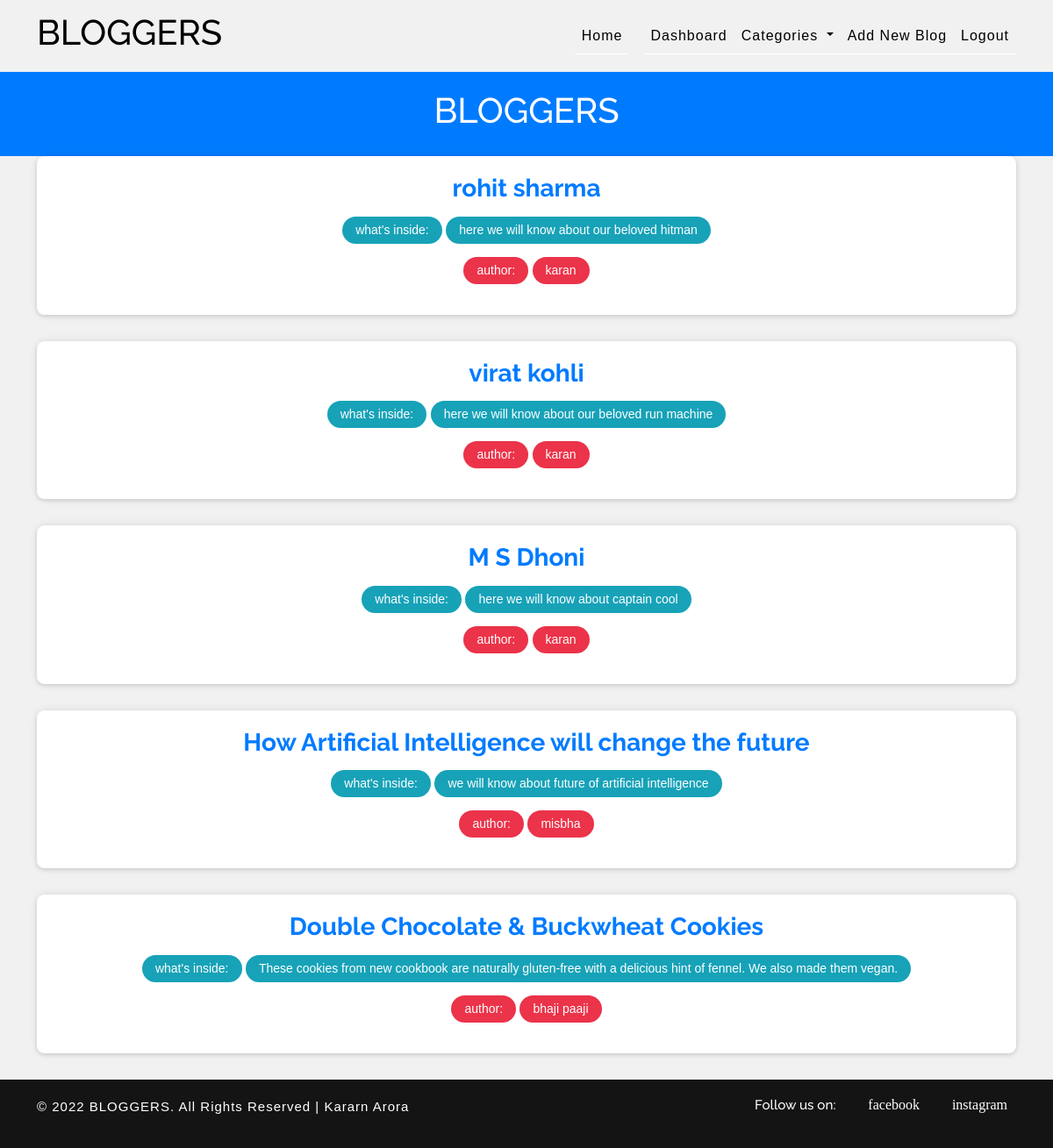
/home (signed in), run on the app's committed database.
### blogs/models.py (models this page shows)
class BlogPost(models.Model):
    title = models.CharField(max_length=200)
    info_bar = models.CharField(max_length=300, null=True, unique=False)
    content = models.TextField()
    pub_date = models.DateTimeField(auto_now_add=True)
    author_name = models.CharField(max_length=100,null=True,unique=False)
    blog_category = models.CharField(max_length=100,null=True,unique=False)
    blogger = models.ForeignKey(get_user_model(), on_delete=models.CASCADE, related_name='blogger',null=True,unique=False)

### blogs/views.py (the view)
# urls.py: 2. Add a URL to urlpatterns:  path('', views.home, name='home')
@login_required(login_url='login')
def home(request):
    if request.user.is_superuser:
        return redirect('home')
    else:
        user_id = request.user
        print(user_id)
        user = get_object_or_404(UserProfile, email=user_id)
        username = user.fname
        blogs = BlogPost.objects.all()
        return render(request, 'home.html', {'blogs': blogs, "username": username})

### blogs/templates/home.html (shortened to what this page needs)
{% extends 'base.html' %}
{% load static %}
{%block css%}
    <link rel="stylesheet" href="https://cdn.jsdelivr.net/npm/bootstrap@5.3.1/dist/css/bootstrap.min.css">
{%endblock%}
{%block body %}
<body>
    {%if category%}
    <header class="header">
        <h1>Category: {{category}}</h1>
    </header>
    {%else%}
    <header class="header">
        <h1>BLOGGERS</h1>
    </header>
    {%endif%}
    <main class="container">
        <section>
            {% if blogs %}
                {% for blog in blogs %}
                        <a class="blog-link" href="{% url 'blog_post_list' blog=blog.pk %}">
                        <div class="blog-post">
                            <h2 class="blog-title">
                                {{blog.title}}
                            </h2>
                            <div class="blog-info-bar">what's inside: </div>
                            <div class="blog-info-bar">{{ blog.info_bar }}</div>
                            <br>
                            <div class="blog-author">author: </div>
                            <div class="blog-author">{{ blog.author_name }}</div>
                        </div>
                    </a>
                {% endfor %}
            {% else %}
                <p>No blog posts available.</p>
            {% endif %}
        </section>
    </main>
</body>
{%endblock%}

### blogs/templates/base.html (shortened to what this page needs)
{% load static %}
<!DOCTYPE HTML>
<html lang="zxx">
<head>
	<link href="{% static 'css/bootstrap.css' %}" rel='stylesheet' type='text/css' />
	<link href="{% static 'css/style.css' %}" rel='stylesheet' type='text/css' />
	<link href="{% static 'css/popuo-box.css' %}" rel="stylesheet" type="text/css" media="all" />
	<link href="{% static 'css/fontawesome-all.min.css' %}" rel="stylesheet">
</head>
{% block css %}
{% endblock %}
<body>
	<header>
		<div class="container">
			<nav class="navbar navbar-expand-lg navbar-light">
				<h1>
					<a class="navbar-brand text-capitalize" href="{% url 'home'  %}">
						BLOGGERS
					</a>
				</h1>
				<div class="collapse navbar-collapse" id="navbarSupportedContent">
					<ul class="navbar-nav text-center  ml-lg-auto">
						<li class="nav-item mr-3">
							<a class="nav-link" href="{% url 'home' %}">Home
							</a>
						</li>
                        {% if user.is_authenticated %}
                        <li class="nav-item">
							<a class="nav-link" href="{% url 'home' %}">Dashboard</a>
						</li>
						<li class="nav-item dropdown">
							<a class="nav-link dropdown-toggle" role="button" id="dropdownMenuLink" data-toggle="dropdown" aria-haspopup="true" aria-expanded="false">
								Categories
							</a>
						</li>
						<li class="nav-item">
													<a class="nav-link" href="{% url 'add_new_blog' %}">add new blog</a>
												</li>
						<li class="nav-item">
							<a class="nav-link" href="{% url 'logout' %}">Logout</a>
						</li>
                        {% else %}
                        <li class="nav-item">
							<a class="nav-link" href="{% url 'login' %}">Login</a>
						</li>
                        {% endif %}
					</ul>
				</div>
			</nav>
		</div>
	</header>
    {% block body %}
    {% endblock %}
	<div class="copyright py-3">
		<div class="container">
			<div class="copyrighttop">
				<ul>
					<li>
						<h4>Follow us on:</h4>
					</li>
					<li>
						<a class="facebook" href="#">
							<i class="fab fa-facebook-f">facebook</i>
						</a>
					</li>
					<li>
						<a class="facebook" href="#">
							<i class="fab fa-instagram">instagram</i>
						</a>
					</li>
				</ul>
			</div>
			<div class="copyrightbottom">
				<p>© 2022 BLOGGERS. All Rights Reserved | Kararn Arora
				</p>
			</div>
			<div class="clearfix"></div>
		</div>
	</div>
</body>
</html>

### blogs/static/css/style.css (style rules this page uses)
html, body { font-family: 'Poppins', sans-serif; font-size: 100%; overflow-x: hidden; background:#f5f7f8; }
body a { transition: 0.5s all ease; -webkit-transition: 0.5s all ease; -moz-transition: 0.5s all ease; -o-transition: 0.5s all ease; -ms-transition: 0.5s all ease; text-decoration: none; }
h1, h2, h3, h4, h5, h6 { margin: 0; font-weight: 600; font-family: 'Raleway', sans-serif; }
p { line-height: 1.8; font-size: 15px; color: #333; letter-spacing: 0.5px; }
ul { margin: 0; padding: 0; }
li { list-style-type: none; }
.navbar-light .navbar-brand { font-size: 1em; color: #000; }
.navbar-light .navbar-nav .nav-link { font-weight: 500; text-transform: capitalize; color: #000; letter-spacing: 1px; border-bottom: 1px solid #fff; }
.navbar { padding: 0.5rem 0.5rem; }
.copyright ul li { display: inline-block; padding: 0 10px; }
a.facebook { color: #fff; font-size: 16px; }
.copyrighttop { float: right; }
.copyrightbottom { float: left; }
.copyright { background: #141415; color: #fff; border-top: 1px solid rgba(25, 24, 24, 0.58); }
.copyrightbottom p { color: #fff; letter-spacing: 1px; font-size: 15px; line-height: 28px; margin-bottom: 0; }
.copyrighttop h4 { font-size: 0.95em; }

### blogs/templates/home.html (style rules this page uses)
body { font-family: 'Arial', sans-serif; background-color: #f1f1f1; margin: 0; padding: 0; }
.header { background-color: #007bff; color: #fff; padding: 20px; text-align: center; }
.blog-post { background-color: #fff; border-radius: 10px; box-shadow: 0 0 10px rgba(0, 0, 0, 0.1); padding: 20px; margin-bottom: 30px; transition: transform 0.2s; }
.blog-title { font-size: 28px; font-weight: bold; color: #007bff; margin-bottom: 15px; }
.blog-info-bar { background-color: #17a2b8; color: #fff; border-radius: 50px; padding: 5px 15px; display: inline-block; font-size: 14px; margin-bottom: 15px; }
.blog-author { background-color: #eb3349; color: #fff; border-radius: 50px; padding: 5px 15px; display: inline-block; font-size: 14px; margin-bottom: 15px; }
.blog-link { display: block; text-align: center; margin-bottom: 20px; text-decoration: none; color: #007bff; border-radius: 8px; background-color: #fff; box-shadow: 0 2px 4px rgba(0, 0, 0, 0.1); transition: transform 0.2s; }

### data on the page
BlogPost: title "rohit sharma", info_bar "here we will know about our beloved hitman", author_name "karan"
BlogPost: title "virat kohli", info_bar "here we will know about our beloved run machine", author_name "karan"
BlogPost: title "M S Dhoni", info_bar "here we will know about captain cool", author_name "karan"
BlogPost: title "How Artificial Intelligence will change the future", info_bar "we will know about future of artificial intelligence", author_name "misbha"
BlogPost: title "Double Chocolate & Buckwheat Cookies", info_bar "These cookies from new cookbook are naturally gluten-free with a delicious hint of fennel. We also made them vegan.", author_name "bhaji paaji"
